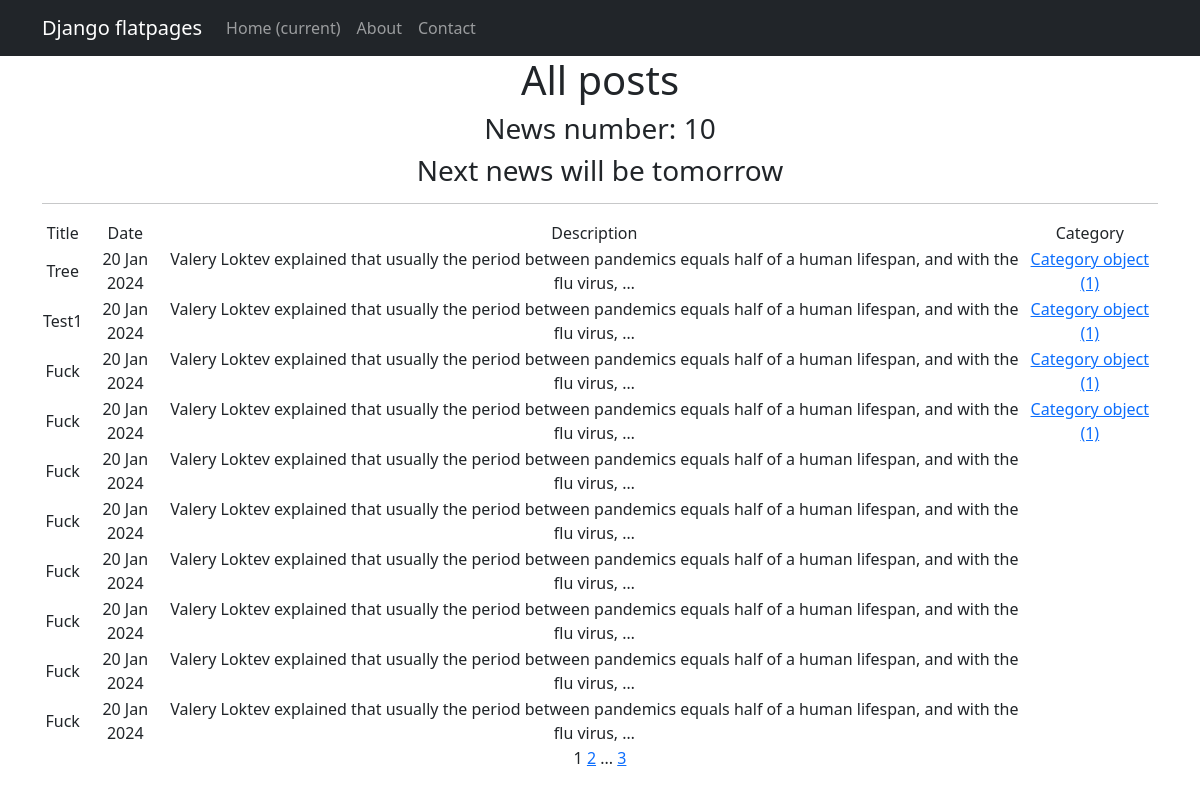
The app's page /news/posts/ with its own data.
### news/models.py (models this page shows, shortened)
class Post(models.Model):
    article = 'AR'
    news = 'NE'
    CONTENT = [
        (article, 'Article'),
        (news, 'News'),
    ]
    post_content = models.CharField(max_length=2,
                                    choices=CONTENT,
                                    default=article)
    post_time_in = models.DateTimeField(auto_now_add=True)
    post_name = models.CharField(max_length=255)
    post_text = models.CharField(max_length=10000)
    post_author = models.ForeignKey(Author,
                                    to_field='user_id',
                                    on_delete=models.CASCADE,
                                    verbose_name='Author')
    post_category = models.ManyToManyField(Category, through='PostCategory')
    class Meta:
        verbose_name = 'Post'
        verbose_name_plural = 'Posts'
        ordering = ['post_name']

class Category(models.Model):
    category_name = models.CharField(max_length=20, unique=True, verbose_name='Category')
    subscribers = models.ManyToManyField(User, through='CategorySubscriber')
    class Meta:
        verbose_name = 'Category'
        verbose_name_plural = 'Categories'
        ordering = ['id']

### news/views.py (the view)
# urls.py: path('posts/', PostsList.as_view(), name='post_list'),
class PostsList(ListView):
    model = Post
    ordering = '-id'
    template_name = 'post.html'
    context_object_name = 'posts'
    paginate_by = 10
    def get_template_names(self):
        if self.request.path == '/posts/':
            self.template_name = 'post.html'
        elif self.request.path == '/posts/search/':
            self.template_name = 'search.html'
        return self.template_name
    def get_queryset(self):
        queryset = super().get_queryset()
        self.filterset = PostFilter(self.request.GET, queryset=queryset)
        return self.filterset.qs
    def get_context_data(self, **kwargs):
        context = super().get_context_data(**kwargs)
        context['next_post'] = "Next news will be tomorrow"
        return context

### templates/post.html (shortened to what this page needs)
{% extends 'flatpages/default.html' %}
{% load custom_tags %}
{% block content %}
   <h1>All posts</h1>
   <h3> News number: {{ posts|length}} </h3>
   <h3> {{ next_post }} </h3>
   <hr>
   {% if posts %}
       <table>
           <tr>
               <td>Title</td>
               <td>Date</td>
               <td>Description</td>
               <td>Category</td>
           </tr>
           {% for post in posts %}
           <tr>
               <td>{{ post.post_name }}</td>
               <td>{{ post.post_time_in|date:'d M Y'}}</td>
               <td>{{ post.post_text|truncatewords:20 }}</td>
               <td>
                   {% for category in post.post_category.all %}
                   <a href="{% url 'category_list' category.id %}">{{category}}</a>
                   {% endfor %}
               </td>
           </tr>
           {% endfor %}
       </table>
   {% else %}
       <h2>No news!</h2>
   {% endif %}
   {{ page_obj.number }}
   {% if page_obj.has_next %}
       <a href="?page={{ page_obj.next_page_number }}">{{ page_obj.next_page_number }}</a>
       {% if paginator.num_pages != page_obj.next_page_number %}
           ...
           <a href="?page={{ page_obj.paginator.num_pages }}">{{ page_obj.paginator.num_pages }}</a>
       {% endif %}
   {% endif %}
{% endblock content %}

### templates/flatpages/default.html (shortened to what this page needs)
<!DOCTYPE html>
<html lang="en">
    <head>
        {% load static %}
        <link href="{% static 'css/styles.css' %}" rel="stylesheet" />
    </head>
    <body>
        <nav class="navbar navbar-expand-lg navbar-dark bg-dark static-top">
           <div class="container">
              <a class="navbar-brand" href="#">Django flatpages</a>
              <div class="collapse navbar-collapse" id="navbarResponsive">
                 <ul class="navbar-nav ml-auto">
                    <li class="nav-item active">
                       <a class="nav-link" href="#">Home
                          <span class="sr-only">(current)</span>
                       </a>
                    </li>
                    <li class="nav-item">
                       <a class="nav-link" href="/about/">About</a>
                    </li>
                    <li class="nav-item">
                       <a class="nav-link" href="/contacts/">Contact</a>
                    </li>
                 </ul>
              </div>
           </div>
        </nav>
        <div class="container">
             <div class="row">
                <div class="col-lg-12 text-center">
                    {% block content %}{% endblock content %}
                </div>
             </div>
        </div>
    </body>
</html>

### records on screen
Post: post_name "Tree", post_time_in "20 Jan 2024", post_text "Valery Loktev explained that usually the period between pandemics equals half of a human lifespan, and with the flu virus, …"
Category: id "Category object (1)"
Post: post_name "Test1", post_time_in "20 Jan 2024", post_text "Valery Loktev explained that usually the period between pandemics equals half of a human lifespan, and with the flu virus, …"
Post: post_name "Fuck", post_time_in "20 Jan 2024", post_text "Valery Loktev explained that usually the period between pandemics equals half of a human lifespan, and with the flu virus, …"
Post: post_name "Fuck", post_time_in "20 Jan 2024", post_text "Valery Loktev explained that usually the period between pandemics equals half of a human lifespan, and with the flu virus, …"
Post: post_name "Fuck", post_time_in "20 Jan 2024", post_text "Valery Loktev explained that usually the period between pandemics equals half of a human lifespan, and with the flu virus, …"
Post: post_name "Fuck", post_time_in "20 Jan 2024", post_text "Valery Loktev explained that usually the period between pandemics equals half of a human lifespan, and with the flu virus, …"
Post: post_name "Fuck", post_time_in "20 Jan 2024", post_text "Valery Loktev explained that usually the period between pandemics equals half of a human lifespan, and with the flu virus, …"
Post: post_name "Fuck", post_time_in "20 Jan 2024", post_text "Valery Loktev explained that usually the period between pandemics equals half of a human lifespan, and with the flu virus, …"
Post: post_name "Fuck", post_time_in "20 Jan 2024", post_text "Valery Loktev explained that usually the period between pandemics equals half of a human lifespan, and with the flu virus, …"
Post: post_name "Fuck", post_time_in "20 Jan 2024", post_text "Valery Loktev explained that usually the period between pandemics equals half of a human lifespan, and with the flu virus, …"

### other values on screen
{{ posts|length }} "10"
{{ next_post }} "Next news will be tomorrow"
{{ page_obj.number }} "1"
{{ page_obj.next_page_number }} "2"
{{ page_obj.paginator.num_pages }} "3"
